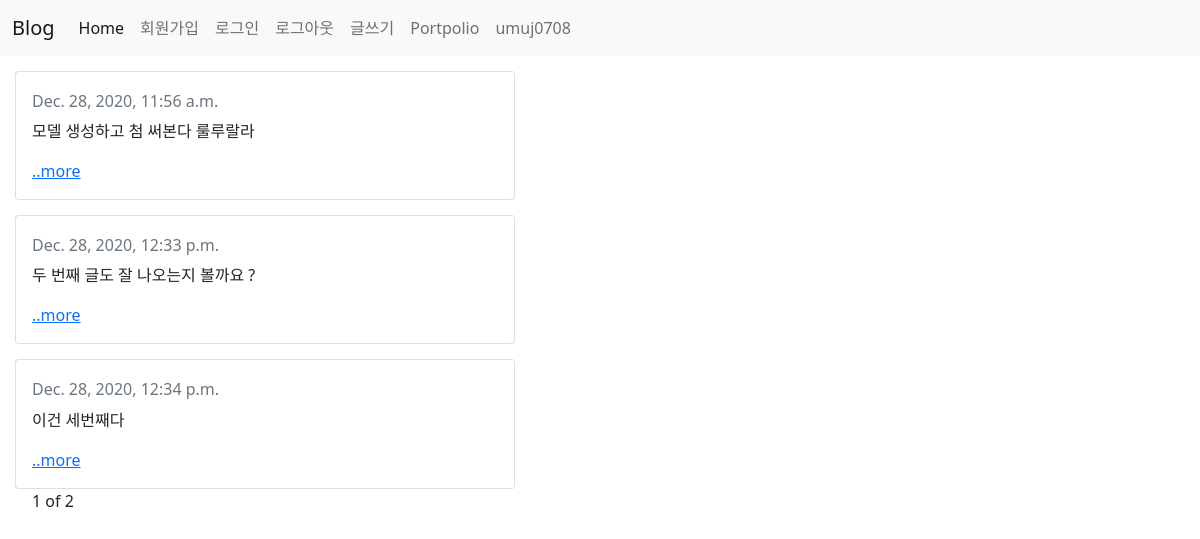
The app's page / (signed in) with its own data.
### BlogApp/models.py (models this page shows, shortened)
class Blog(models.Model):
    title = models.CharField(max_length=200)
    pub_date = models.DateTimeField('date published')
    body = models.TextField()
    def summary(self):
        return self.body[:100]

### BlogApp/views.py (the view)
# urls.py: 2. Add a URL to urlpatterns:  path('', views.home, name='home')
def home(request):
    blogs = Blog.objects  # 쿼리셋 #메소드
    blog_list = Blog.objects.all()
    paginator = Paginator(blog_list, 3)
    page = request.GET.get('page')
    posts = paginator.get_page(page)
    return render(request, 'home.html', {'blogs': blogs, 'posts': posts})

### BlogApp/templates/home.html (shortened to what this page needs)
{% extends 'base.html' %}
{% block contents %}
<body>
    {% for blog in posts%}
    <div class="card" style="width: 500px; margin-top: 15px; margin-left: 15px;">
        <div class="card-body">
          <h5 class="card-title"{{blog.title}}</h5>
          <h6 class="card-subtitle mb-2 text-muted">{{blog.pub_date}}</h6>
          <p class="card-text">{{blog.summary}}</p>
          <a href="{%url 'detail' blog.id%}" class="card-link">..more</a>
        </div>
    </div>
    {% endfor%}
    <nav>
      <ul>
          <span>{{posts.number}}</span>
          <span>of</span>
          <span>{{posts.paginator.num_pages}}</span>
      </ul>
    </nav>
</body>
</html>
{% endblock %}

### BlogProject/templates/base.html (shortened to what this page needs)
<!DOCTYPE html>
<html lang="en">
<head>
    <link href="https://cdn.jsdelivr.net/npm/bootstrap@5.0.0-beta1/dist/css/bootstrap.min.css" rel="stylesheet">
</head>
<nav class="navbar navbar-expand-lg navbar-light bg-light">
    <div class="container-fluid">
      <a class="navbar-brand" href="{% url 'home' %}">Blog</a>
      <div class="collapse navbar-collapse" id="navbarNavDropdown">
        <ul class="navbar-nav">
          <li class="nav-item">
            <a class="nav-link active" aria-current="page" href="{% url 'home'%}">Home</a>
          </li>
          <li class="nav-item">
            <a class="nav-link" href="{%url 'signup' %}">회원가입</a>
          </li>
          <li class="nav-item">
            <a class="nav-link" href="{%url 'login' %}">로그인</a>
          </li>
          <li class="nav-item">
            <a class="nav-link" href="{% url 'logout' %}">로그아웃</a>
          </li>
          <li class="nav-item">
            <a class="nav-link" href="{%url 'new' %}">글쓰기</a>
          </li>
          <li class="nav-item">
            <a class="nav-link" href="{%url 'portpolio' %}">Portpolio</a>
          </li>
          <li class="nav-item">
            <a class="nav-link" href="{%url 'portpolio' %}">{{ user }}</a>
          </li>
        </ul>
      </div>
    </div>
</nav>
{% block contents %}
{% endblock %}

### records on screen
Blog: pub_date "Dec. 28, 2020, 11:56 a.m.", summary "모델 생성하고 첨 써본다 룰루랄라"
Blog: pub_date "Dec. 28, 2020, 12:33 p.m.", summary "두 번째 글도 잘 나오는지 볼까요 ?"
Blog: pub_date "Dec. 28, 2020, 12:34 p.m.", summary "이건 세번째다"

### other values on screen
{{ user }} "umuj0708"
{{ posts.number }} "1"
{{ posts.paginator.num_pages }} "2"
